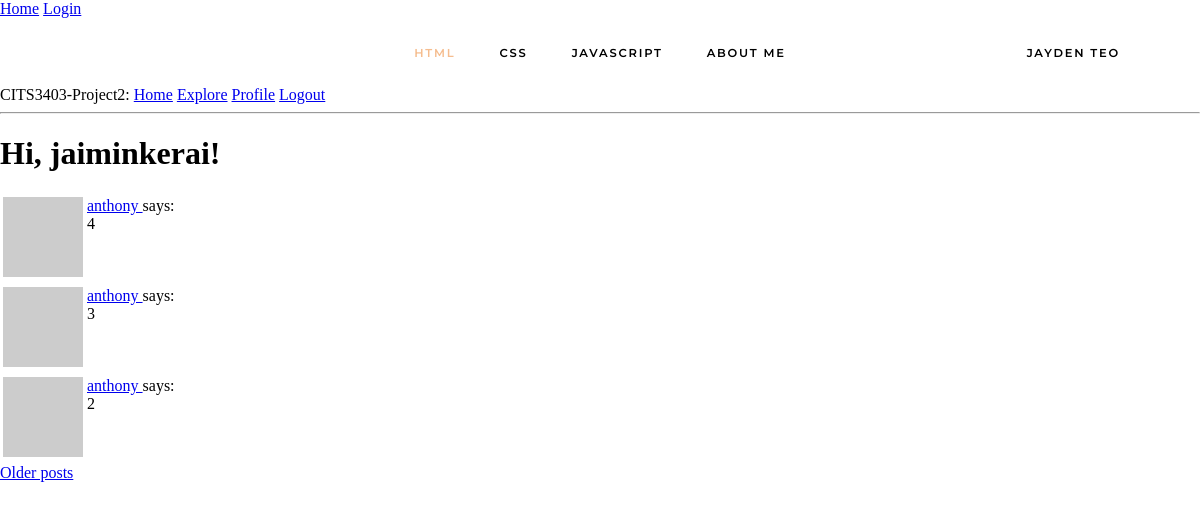
Page /explore (signed in) on the committed database.
### app/models.py (models this page shows, shortened)
class User(UserMixin, db.Model):
    id = db.Column(db.Integer, primary_key=True)
    username = db.Column(db.String(64), index=True, unique=True)
    email = db.Column(db.String(120), index=True, unique=True)
    password_hash = db.Column(db.String(128))
    posts = db.relationship('Post', backref='author', lazy='dynamic')
    def avatar(self, size):
        digest = md5(self.email.lower().encode('utf-8')).hexdigest()
        return 'https://www.gravatar.com/avatar/{}?d=identicon&s={}'.format(
            digest, size)
    about_me = db.Column(db.String(140))
    last_seen = db.Column(db.DateTime, default=datetime.utcnow)
    followed = db.relationship(
        'User', secondary=followers,
        primaryjoin=(followers.c.follower_id == id),
        secondaryjoin=(followers.c.followed_id == id),
        backref=db.backref('followers', lazy='dynamic'), lazy='dynamic')

class Post(db.Model):
    id = db.Column(db.Integer, primary_key=True)
    body = db.Column(db.String(140))
    timestamp = db.Column(db.DateTime, index=True, default=datetime.utcnow)
    user_id = db.Column(db.Integer, db.ForeignKey('user.id'))

### app/routes.py (the view)
@app.route('/explore')
@login_required
def explore():
    page = request.args.get('page', 1, type=int)
    posts = Post.query.order_by(Post.timestamp.desc()).paginate(
        page, app.config['POSTS_PER_PAGE'], False)
    next_url = url_for('explore', page=posts.next_num) \
        if posts.has_next else None
    prev_url = url_for('explore', page=posts.prev_num) \
        if posts.has_prev else None
    return render_template("index.html", title='Explore', posts=posts.items,
                          next_url=next_url, prev_url=prev_url)

### app/models.py (called while the page is built)
@login.user_loader
def load_user(id):
    return User.query.get(int(id))

### app/routes.py (called while the page is built)
@app.before_request
def before_request():
    if current_user.is_authenticated:
        current_user.last_seen = datetime.utcnow()
        db.session.commit()

### app/templates/index.html (shortened to what this page needs)
{% extends "base.html" %}
{% block content %}
    <h1>Hi, {{ current_user.username }}!</h1>
    {% for post in posts %}
        {% include '_post.html' %}
    {% endfor %}
    {% if next_url %}
    <a href="{{ next_url }}">Older posts</a>
    {% endif %}
{% endblock %}

### app/templates/_post.html
<table>
    <tr valign="top">
        <td><img src="{{ post.author.avatar(36) }}"></td>
        <td>
            <a href="{{ url_for('user', username=post.author.username) }}">
                {{ post.author.username }}
            </a>
            says:<br>{{ post.body }}
        </td>
    </tr>
</table>

### app/static/css/styles.css (style rules this page uses)
body { margin: 0; padding: 0; height: 100vh; }

### rows in the picture
User: username "jaiminkerai"
Post: author.username "anthony", body "4"
Post: author.username "anthony", body "3"
Post: author.username "anthony", body "2"
